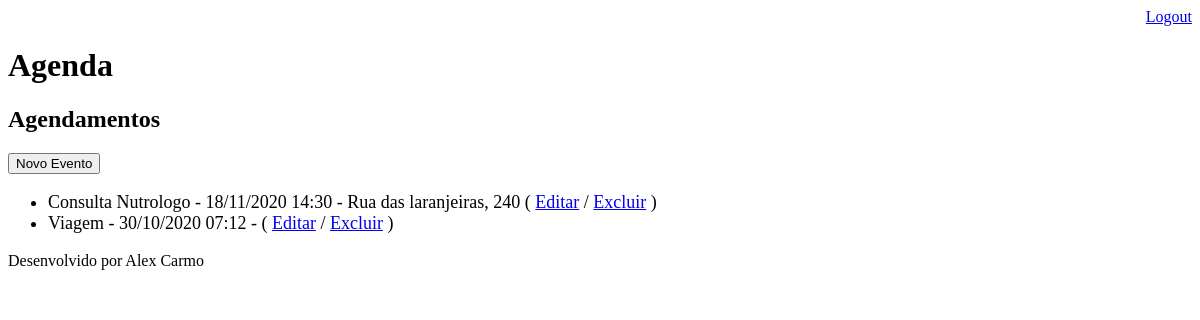
The app's page /agenda/ (signed in), older data.
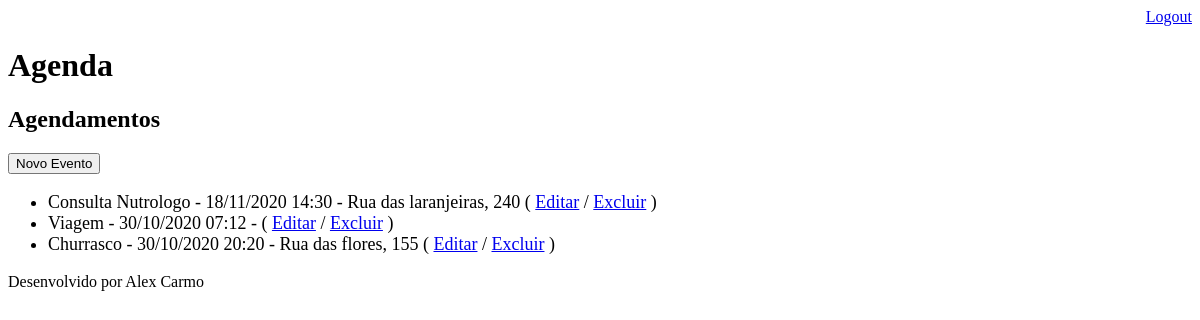
The same page, newer data.
### core/models.py (models this page shows, shortened)
class Evento(models.Model):
    titulo = models.CharField(max_length=100)
    descricao = models.TextField(blank=True, null=True)
    local = models.CharField(max_length=130, blank=True, null=True)
    data_evento = models.DateTimeField(verbose_name='Data do Evento')
    data_criacao = models.DateTimeField(auto_now=True)
    usuario = models.ForeignKey(User, on_delete=models.CASCADE)
    class Meta:
        db_table = 'evento'
    def get_data_evento(self):
        return self.data_evento.strftime('%d/%m/%Y %H:%M')

### core/views.py (the view)
# urls.py: path('agenda/', views.lista_eventos),
@login_required(login_url='/login/')
def lista_eventos(request):
    usuario = request.user
    evento = Evento.objects.filter(usuario=usuario)
    dados = {'eventos':evento}
    return render(request, 'agenda.html', dados)

### templates/agenda.html
{% extends "model-page.html" %}
{% block content %}
    <h2>Agendamentos</h2>
    <a href="evento/">
        <button type="button">Novo Evento</button>
    </a>
    <ul style="font-size: 18px">
        {% for evento in eventos %}
            <li>
                {{evento.titulo}} - {{evento.get_data_evento}} - {{evento.local}}
                ( <a href="evento/?id={{ evento.id }}">Editar</a>
                / <a href="evento/delete/{{ evento.id }}/">Excluir</a> )
            </li>
        {% endfor %}
    </ul>
{% endblock %}

Row changes from the older to the newer data that the page shows:
added Evento: titulo "Churrasco", get_data_evento "30/10/2020 20:20", local "Rua das flores, 155"
